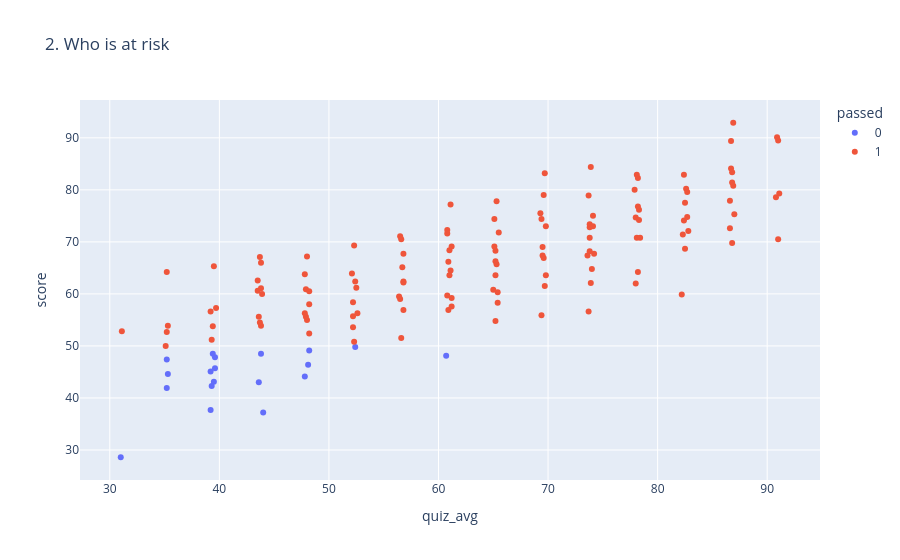

The notebook cell this image was saved under:
### Code cell
import pandas as pd
import plotly.express as px

df = pd.read_csv("week10_students.csv")
df["passed"] = (df["score"] >= 50).astype(int)

# (b) passed is 0/1, so make it categorical for a clean two-colour legend
fig2 = px.scatter(df, x="quiz_avg", y="score", color=df["passed"].astype(str), hover_name="name",
                  labels={"color": "passed"}, title="2. Who is at risk")
fig2.show()

### Figure 1 — Plotly figure (JSON) as saved in the notebook; plotly's stock layout.template omitted (floating-point values rounded to 4 significant figures; data arrays with more than 128 entries replaced by an {"elided": "..."} marker saying what was removed)
{"data": [{"hovertemplate": "<b>%{hovertext}</b><br><br>passed=0<br>quiz_avg=%{x}<br>score=%{y}<extra></extra>", "hovertext": ["Aline Uwase", "Patrick Ingabire", "Josiane Uwimana", "Clarisse Ishimwe", "Bonaventure Mukamana", "Liliane Cyusa", "Janvier Karangwa", "Vestine Munyaneza", "Francoise Maniraguha", "Eric Uwizeyimana", "Grace Uwimana", "Claude Nyirahabimana", "Honorine Hakizimana", "Gilbert Ingabire", "Modeste Munyaneza", "Pascaline Hakizimana", "Protais Cyusa", "Alice Umuhoza", "Celestin Cyusa"], "legendgroup": "0", "marker": {"color": "#636efa", "symbol": "circle"}, "mode": "markers", "name": "0", "orientation": "v", "showlegend": true, "type": "scatter", "x": [31.0, 39.3, 39.6, 48.2, 60.7, 39.2, 43.6, 43.8, 52.4, 35.3, 47.8, 48.1, 35.2, 39.6, 44.0, 35.2, 39.4, 39.2, 39.5], "xaxis": "x", "y": [28.6, 42.3, 47.8, 49.1, 48.1, 45.1, 43.0, 48.5, 49.8, 44.6, 44.1, 46.4, 47.4, 45.7, 37.2, 41.9, 48.5, 37.7, 43.1], "yaxis": "y"}, {"hovertemplate": "<b>%{hovertext}</b><br><br>passed=1<br>quiz_avg=%{x}<br>score=%{y}<extra></extra>", "hovertext": {"elided": "131 str values"}, "legendgroup": "1", "marker": {"color": "#EF553B", "symbol": "circle"}, "mode": "markers", "name": "1", "orientation": "v", "showlegend": true, "type": "scatter", "x": {"elided": "131 float values"}, "xaxis": "x", "y": {"elided": "131 float values"}, "yaxis": "y"}], "layout": {"legend": {"title": {"text": "passed"}, "tracegroupgap": 0}, "title": {"text": "2. Who is at risk"}, "xaxis": {"anchor": "y", "domain": [0, 1], "title": {"text": "quiz_avg"}}, "yaxis": {"anchor": "x", "domain": [0, 1], "title": {"text": "score"}}}}
